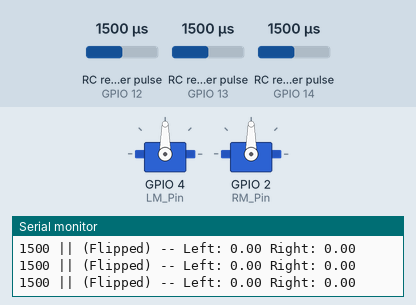
Simulated run of this program. Board: ESP32. On the bench: 2 × servo, the last lines printed to the serial monitor. Wiring (inferred from the names in the program): 3 × RC receiver channel: data GPIO 12 / data GPIO 13 / data GPIO 14. The test bench sets the inputs (shaded band); at power-on: RC receiver pulse (sensors on GPIO 12, GPIO 13, GPIO 14) 1500 µs.

Above: at 2.2 s.
2.3 s: RC receiver pulse (sensor on GPIO 12) set to 1477 µs
3.8 s: RC receiver pulse (sensor on GPIO 12) set to 1459 µs
At 5.1 s:
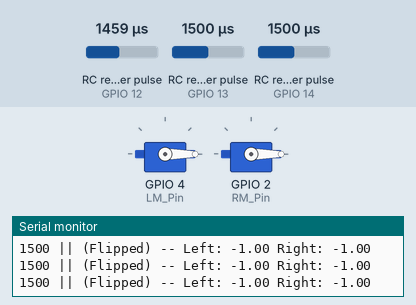
6.8 s: RC receiver pulse (sensor on GPIO 13) set to 1020 µs
At 8.2 s:
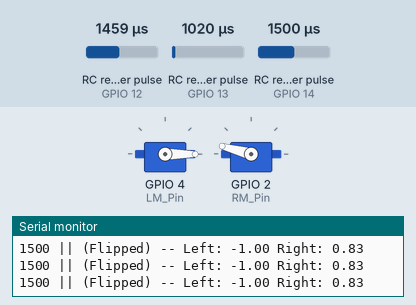
9.8 s: RC receiver pulse (sensor on GPIO 14) set to 1480 µs
11.3 s: RC receiver pulse (sensor on GPIO 14) set to 1459 µs
At 13.3 s:
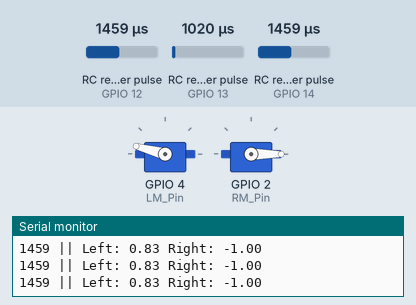
14.3 s: RC receiver pulse (sensor on GPIO 13) set to 1500 µs
At 14.47 s:
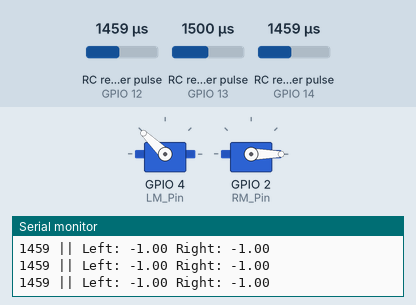
Timing chart, 0 to 17.3 s (numbered marks = the images above; inputs shaded):
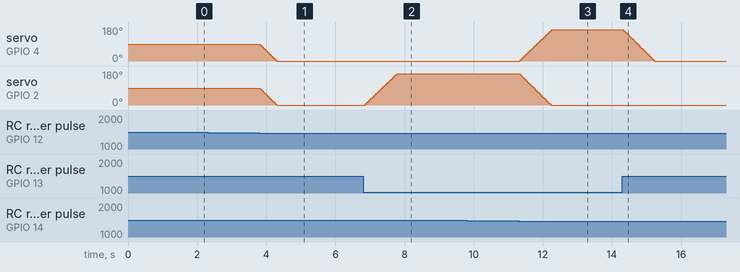

The program:

main.cpp
```cpp
#include <Arduino.h>
#include <cmath>
#include <algorithm>
#include <ESP32Servo.h>
#include "esp_timer.h"
using namespace std;


Servo LM;
Servo RM;
//Servo WM;
constexpr int LM_Pin = 4;  // connect ESC signal wire here
constexpr int RM_Pin = 2;
//constexpr int WM_Pin = 6;

constexpr int ch1_Pin = 13;
constexpr int ch2_Pin = 12;
constexpr int ch3_Pin = 14;

int64_t PTime;
int LPastSpeed;
int RPastSpeed;

double maxAcc = 0.001; //steps (0-500) per microsecond
//0.001 => 0->500 in 0.5 second

int ch1;
int ch2;
int ch3;

struct Vec
{
    double x;
    double y;
};

Vec transformFlipped(const Vec& v)
{
    // Step 0: preserve zero
    if (v.y == 0.0 && v.x == 0.0)
    {
        return {0.0, 0.0};
    }

    // Step 1: rotate by -45 degrees
    constexpr double invSqrt2 = 0.7071067811865475244; // 1 / sqrt(2)

    double xr =  (v.y + v.x) * invSqrt2;
    double yr = (-v.y + v.x) * invSqrt2;

    // Step 2: normalize by dominant component (L∞ norm)
    double maxAbs = std::max(std::fabs(xr), std::fabs(yr));

    xr /= maxAbs;
    yr /= maxAbs;

    // Step 3: remap axes to match required ordering
    // (this is the critical correction)
    return { xr, -yr };
}


// Transforms the controller input vector to right/left motor speeds
Vec transform(const Vec& v)
{
    // Step 1: rotate by -45 degrees
    const double invSqrt2 = 1.0 / sqrt(2.0);

    double xr =  (v.x + v.y) * invSqrt2;
    double yr = (-v.x + v.y) * invSqrt2;

    // Step 2: normalize by max absolute component
    double maxAbs = max(fabs(xr), fabs(yr));

    if (maxAbs == 0.0)
    {
        return {0.0, 0.0};
    }

    double nx = xr / maxAbs;
    double ny = yr / maxAbs;

    // Step 3: fix lower-half ordering
    if (v.y < 0.0)
    {
        std::swap(nx, ny);
    }

    return { nx, ny };
}


/*Pins to AVOID:
GPIO 23, 24, 25, 29

Pins for CAUTION:
GPIO 0, 1, 2, 3, 15*/

//Pin setup
int Ntolerance = 25;
int NtolCH = 30;
int MScale = 500;
bool isFlipped = false;

void setup()
{
    Serial.begin(115200);
    Serial.println();

    LM.attach(LM_Pin, 1000, 2000);  // min/max pulse width in µs
    RM.attach(RM_Pin, 1000, 2000);
    //WM.attach(WM_Pin, 1000, 2000);

    LM.writeMicroseconds(1500);     // neutral
    RM.writeMicroseconds(1500);
    //WM.writeMicroseconds(1500);

    delay(1000);                    // wait for ESC to arm
    Serial.println("Initialized!");

    PTime = esp_timer_get_time();
    LPastSpeed = 1500;
    RPastSpeed = 1500;

}

void loop()
{

    //Channels always around 1000 and 2000
    ch1 = pulseIn(ch1_Pin, HIGH, 50000);
    ch2 = pulseIn(ch2_Pin, HIGH, 50000);
    delay(1); //DO NOT DELETE!!!
    ch3 = pulseIn(ch3_Pin, HIGH, 50000);


    //Neutralize all motors if arbitrary signal not present
    if(ch1 == 0 || ch2 == 0 || ch3 == 0){
        RM.writeMicroseconds(1500);
        LM.writeMicroseconds(1500);
        //WM.writeMicroseconds(1500);
        Serial.println("No signal");
        return;
    }

    //Enforce deadzone for channels
    (ch1 > (1500-NtolCH) && ch1 < (1500+NtolCH)) ? (ch1 = 1500):(ch1 = ch1);
    (ch2 > (1500-NtolCH) && ch2 < (1500+NtolCH)) ? (ch2 = 1500):(ch2 = ch2);
    (ch3 > (1500-NtolCH) && ch3 < (1500+NtolCH)) ? (ch3 = 1500):(ch3 = ch3);

    //Clamp values to exactly 1000-2000
    (ch1 < 1000) ? (ch1 = 1000):(ch1=ch1);
    (ch2 < 1000) ? (ch2 = 1000):(ch2=ch2);
    (ch3 < 1000) ? (ch3 = 1000):(ch3=ch3);

    (ch1 > 2000) ? (ch1 = 2000):(ch1=ch1);
    (ch2 > 2000) ? (ch2 = 2000):(ch2=ch2);
    (ch3 > 2000) ? (ch3 = 2000):(ch3=ch3);

    // Map x/y channels
    int x = map(ch1, 1000, 2000, -100, 100);
    int y = map(ch2, 1000, 2000, -100, 100);
    //int weaponSpeed = ch3;


    //Check if robot is flipped
    if (ch3 < 1500) isFlipped = false;
    else isFlipped = true;

    Serial.print(String(ch3) + " || ");
    // Calculate motor speeds based on orientation, horizontal, and vertical inputs
    Vec motorSpeeds = {0, 0};
    if(!isFlipped){
        Vec v = {static_cast<double>(x), static_cast<double>(y)};
        motorSpeeds = transform(v);
        Serial.println("Left: " + String(motorSpeeds.x) + " Right: " + String(motorSpeeds.y));
    }
    else{
        Vec v = {static_cast<double>(x), static_cast<double>(y)};
        motorSpeeds = transformFlipped(v);
        Serial.println("(Flipped) -- Left: " + String(motorSpeeds.x) + " Right: " + String(motorSpeeds.y));
    }

    double RMotorSpeed = static_cast<double>(1500.0 + motorSpeeds.y * MScale); // Extract right motor speed and scale to -255 to 255
    double LMotorSpeed = static_cast<double>(1500.0 + motorSpeeds.x * MScale); // Extract left motor speed and scale to -255 to 255

    //Clamp speeds to prevent writeMicroseconds() error
    //Should not exceed but being precautionary
    (RMotorSpeed > 2000.0) ? (RMotorSpeed = 2000.0):(RMotorSpeed = RMotorSpeed);
    (RMotorSpeed < 1000.0) ? (RMotorSpeed = 1000.0):(RMotorSpeed = RMotorSpeed);
    (LMotorSpeed > 2000.0) ? (LMotorSpeed = 2000.0):(LMotorSpeed = LMotorSpeed);
    (LMotorSpeed < 1000.0) ? (LMotorSpeed = 1000.0):(LMotorSpeed = LMotorSpeed);


    //Slew Speeds to prevent brownout
    int64_t dt = esp_timer_get_time() - PTime;
    double dsR = static_cast<double>(RMotorSpeed)-static_cast<double>(RPastSpeed);
    double dsL = static_cast<double>(LMotorSpeed)-static_cast<double>(LPastSpeed);

    if (dsR > 0 && dsR/dt > maxAcc){
        RMotorSpeed = RPastSpeed + maxAcc*dt;
    }
    else if(dsR < 0 && dsR/dt < -maxAcc){
        RMotorSpeed = RPastSpeed - maxAcc*dt;
    }

    if (dsL > 0 && dsL/dt > maxAcc){
        LMotorSpeed = LPastSpeed + maxAcc*dt;
    }
    else if(dsL < 0 && dsL/dt < -maxAcc){
        LMotorSpeed = LPastSpeed - maxAcc*dt;
    }

    PTime = esp_timer_get_time();
    RPastSpeed = RMotorSpeed;
    LPastSpeed = LMotorSpeed;

    //DIAGNOSTICS
    ////////////////////////
    // Serial.print("ch1: " + String(ch1) + " ch2: " + String(ch2) + " ch3: " + String(ch3) + " || ");
    // Serial.print("Left Speed: " + String(LMotorSpeed) + " Right Speed: " + String(RMotorSpeed) + " || ");
    // Serial.print("Flipped: " + String(isFlipped) + " || ");
    // //Serial.print("x: " + String(x) + " y: " + String(y) + " || ");
    // Serial.println("Transform x: " + String(motorSpeeds.x) + " Transform y: " + String(motorSpeeds.y));

    ////////////////////////


    //Assign speeds with deadzone
    (RMotorSpeed > -Ntolerance && RMotorSpeed < Ntolerance) ? (RM.writeMicroseconds(1500)):(RM.writeMicroseconds(RMotorSpeed));
    (LMotorSpeed > -Ntolerance && LMotorSpeed < Ntolerance) ? (LM.writeMicroseconds(1500)):(LM.writeMicroseconds(LMotorSpeed));

}
```

Measured:
- the behaviour switches between 1471 and 1470 µs on RC receiver pulse (sensor on GPIO 12) (found by bisection; images 0 and 1)
- the behaviour switches between 1471 and 1470 µs on RC receiver pulse (sensor on GPIO 14) (found by bisection; images 2 and 3)
- after the input at 3.8 s, servo on GPIO 4 (LM_Pin), servo on GPIO 2 (RM_Pin): moves from 90° to 0° over 0.48 s, starting at once
- after the input at 6.8 s, servo on GPIO 2 (RM_Pin): moves from 0° to 165° over 0.92 s, starting after 0.07 s
- after the input at 11.3 s, servo on GPIO 4 (LM_Pin): moves from 0° to 165° over 0.92 s, starting after 0.05 s; servo on GPIO 2 (RM_Pin): moves from 165° to 0° over 0.88 s, starting after 0.05 s
- after the input at 14.3 s, servo on GPIO 4 (LM_Pin): moves from 165° to 0° over 0.88 s, starting after 0.05 s
